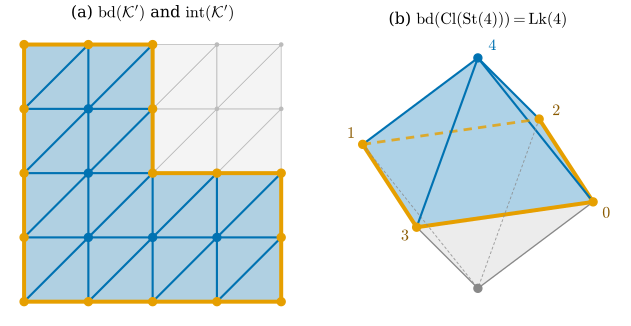

Generate this figure with Python:
"""Figure 33.2.2: boundary and interior of a pure subcomplex (Section 33.2).

(a) dgmesh.grid_mesh on the 5 x 5 vertices {0,...,4}^2 (pattern "same"); K' = the closure of the 24 triangles in
    the L-shaped union of squares [0,4]x[0,2] and [0,2]x[2,4]. bd(K') in orange, int(K') in blue.
(b) the octahedron of lib/ch33.py seen from above; the closed star Cl(St(4)) of the top vertex 4 = +e3 (four
    triangles) in blue and its boundary in orange, which equals Lk(4) (Proposition 33.2.17).
Self-check: bd(K') is one closed loop of 16 edges (dgdec.boundary_simplices); int(K') is not a subcomplex;
bd(Cl(St(4))) = Lk(4) is the 4-cycle 0-2-1-3.
An interactive version shows the octahedron and the icosahedron (dgmesh.icosphere(0)) with the closed star of one
vertex and its link.

Run from the project root:
``PYTHONPATH=tools python3 chapters/33-combinatorial-surfaces/figures/fig-33-2-2-boundary-interior.py``
"""

import pathlib
import sys

import dgdec as dd
import dgmesh as dm

sys.path.insert(0, str(pathlib.Path(__file__).resolve().parents[1] / "lib"))
import ch33  # noqa: E402

import dgfig  # noqa: E402

dgfig.setup()

import matplotlib.pyplot as plt  # noqa: E402
import numpy as np  # noqa: E402
from matplotlib.patches import Polygon  # noqa: E402

C = dgfig.COLORS
BLUE, ORANGE, GRAY = C["tangent"], C["accent"], "#BBBBBB"

# ---------------------------------------------------------------- (a) grid and an L-shaped pure subcomplex
xs = np.arange(5.0)
V, F = dm.grid_mesh(xs, xs, pattern="same")
X = V[:, :2]
sq = lambda f: (int(X[list(f)][:, 0].min()), int(X[list(f)][:, 1].min()))  # noqa: E731  (square of a triangle)
inL = [f for f in F if (sq(f)[1] < 2) or (sq(f)[0] < 2)]
Kp = dd.generate_complex([tuple(int(v) for v in f) for f in inL])
assert len(inL) == 24 and dd.is_pure(Kp, 2)
bd = dd.boundary_simplices(Kp)
it = dd.interior(Kp)
assert [len(dd.k_simplices(bd, k)) for k in range(2)] == [16, 16]
assert dm.link_type([s for s in bd if len(s) == 2]) == "cycle"        # one closed loop
assert not dd.is_complex(it)                                            # int is not a subcomplex
assert [len(dd.k_simplices(Kp, k)) for k in range(3)] == [21, 44, 24]
assert [len(dd.k_simplices(it, k)) for k in range(3)] == [5, 28, 24]

fig = plt.figure(figsize=(6.6, 3.5))
axa = fig.add_subplot(1, 2, 1)
axb = fig.add_subplot(1, 2, 2)
for f in F:
    axa.add_patch(Polygon(X[f], closed=True, facecolor="#F4F4F4", edgecolor=GRAY, lw=0.6, zorder=0))
for f in inL:
    axa.add_patch(Polygon(X[f], closed=True, facecolor=BLUE, alpha=0.28, edgecolor="none", zorder=1))
for s in it:
    if len(s) == 2:
        axa.plot(*X[list(s)].T, color=BLUE, lw=1.6, zorder=2)
for s in bd:
    if len(s) == 2:
        axa.plot(*X[list(s)].T, color=ORANGE, lw=3.0, zorder=3, solid_capstyle="round")
for s in bd:
    if len(s) == 1:
        axa.plot(*X[s[0]], "o", color=ORANGE, ms=6, zorder=4)
for s in it:
    if len(s) == 1:
        axa.plot(*X[s[0]], "o", color=BLUE, ms=6, zorder=4)
axa.plot(*X.T, "o", color=GRAY, ms=2.5, zorder=0.5)
axa.set_title(r"(a) $\mathrm{bd}(\mathcal{K}')$ and $\mathrm{int}(\mathcal{K}')$", fontsize=12)
dgfig.schematic_axes(axa, xlim=(-0.3, 4.3), ylim=(-0.3, 4.3))

# ---------------------------------------------------------------- (b) octahedron: boundary of a closed star = link
Vo, Fo = ch33.octahedron()
Ko = dd.complex_from_faces(Fo)
top = 4
Cst = dd.closure(Ko, dd.star(Ko, top))
Lk = dd.link(Ko, top)
assert dd.boundary_simplices(Cst) == Lk and dm.link_type([s for s in Lk if len(s) == 2]) == "cycle"
assert sorted(s for s in Lk if len(s) == 1) == [(0,), (1,), (2,), (3,)]
cam = dm.Ortho(elev=28, azim=-62)
P = cam(Vo)
front = (dm.face_cross(Vo, Fo) @ cam.view) > 0
starF = np.array([top in f for f in Fo])
order = np.argsort(cam.depth(Vo[Fo].mean(1)))
for fi in order:
    if not front[fi]:
        continue
    col = BLUE if starF[fi] else "#DDDDDD"
    axb.add_patch(Polygon(P[Fo[fi]], closed=True, facecolor=col, alpha=0.32 if starF[fi] else 0.55,
                          edgecolor="none", zorder=1))
for a_, b_ in dm.edges(Fo):
    vis = any(front[fi] for fi in range(len(Fo)) if a_ in Fo[fi] and b_ in Fo[fi])
    inLk = (min(a_, b_), max(a_, b_)) in Lk
    col = ORANGE if inLk else (BLUE if top in (a_, b_) else "#888888")
    lw = 3.0 if inLk else (1.6 if top in (a_, b_) else 1.0)
    axb.plot(*P[[a_, b_]].T, color=col, lw=lw if vis else lw * 0.7, ls="-" if vis else (0, (3, 2.2)), zorder=2,
             alpha=1.0 if vis else 0.8)
for v in range(6):
    col = ORANGE if (v,) in Lk else (BLUE if v == top else "#888888")
    axb.plot(*P[v], "o", color=col, ms=6, zorder=4)
axb.text(*(P[top] + np.array([0.08, 0.06])), r"$4$", fontsize=12, color=BLUE)
for v, off in zip(range(4), [(0.07, -0.12), (-0.12, 0.05), (0.1, 0.03), (-0.12, -0.1)]):
    axb.text(*(P[v] + np.array(off)), rf"${v}$", fontsize=12, color="#8a5a00")
axb.set_title(r"(b) $\mathrm{bd}(\mathrm{Cl}(\mathrm{St}(4))) = \mathrm{Lk}(4)$", fontsize=12)
dgfig.schematic_axes(axb, xlim=(P[:, 0].min() - 0.25, P[:, 0].max() + 0.25),
                     ylim=(P[:, 1].min() - 0.2, P[:, 1].max() + 0.2))
fig.subplots_adjust(left=0.01, right=0.99, top=0.9, bottom=0.02, wspace=0.1)
dgfig.save(fig, __file__)

# ---------------------------------------------------------------- interactive version
tr = []
for (Vm, Fm, v0, off, name) in [(Vo, Fo, 4, np.array([-1.4, 0, 0]), "octahedron"),
                               (*dm.icosphere(0), 0, np.array([1.4, 0, 0]), "icosahedron")]:
    Km = dd.complex_from_faces(Fm)
    Lm = dd.link(Km, v0)
    sf = np.array([v0 in f for f in Fm])
    tr.append(dm.plotly_mesh(Vm + off, Fm[sf], color="#9CC3E0", name=f"{name}: St({v0})"))
    tr.append(dm.plotly_mesh(Vm + off, Fm[~sf], color="#E6E6E6", name=f"{name}: other triangles", opacity=0.6))
    tr.append(dm.plotly_edges(Vm + off, Fm, color="#666666", width=1.5))
    Le = np.array([s for s in Lm if len(s) == 2])
    xs_, ys_, zs_ = [], [], []
    for a_, b_ in Le:
        for c_ in (a_, b_):
            xs_.append(Vm[c_, 0] + off[0]); ys_.append(Vm[c_, 1] + off[1]); zs_.append(Vm[c_, 2] + off[2])
        xs_.append(None); ys_.append(None); zs_.append(None)
    import plotly.graph_objects as go  # noqa: E402
    tr.append(go.Scatter3d(x=xs_, y=ys_, z=zs_, mode="lines", line=dict(color=ORANGE, width=9),
                           name=f"{name}: Lk({v0})", hoverinfo="name"))
    assert len(Le) == (4 if name == "octahedron" else 5)
dm.plotly_save(tr, __file__, "Closed star (blue) and link (orange): octahedron (4-cycle), icosahedron (5-cycle)",
               "fig-33-2-2-interactive")
